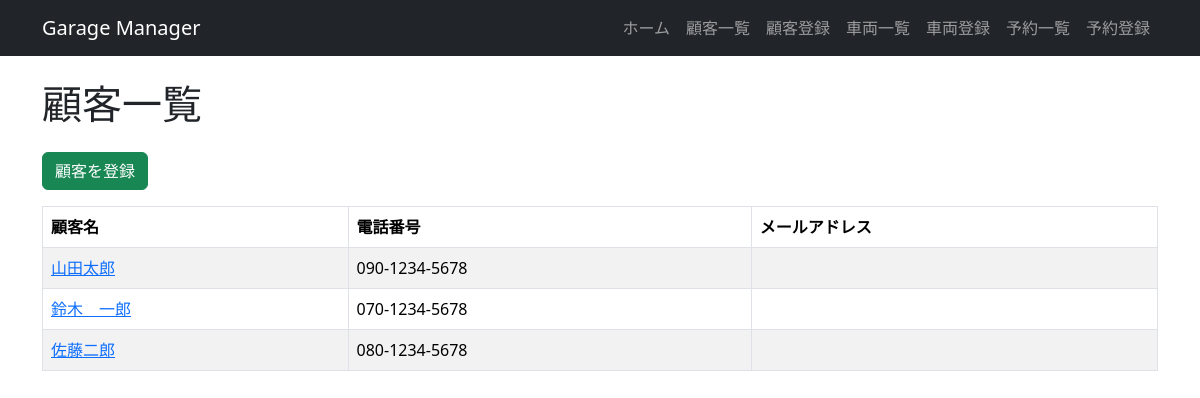
The app's page /customers/ with its own data.
### garage/models.py (models this page shows, shortened)
class Customer(models.Model):
    name = models.CharField('顧客名', max_length=100)
    phone = models.CharField('電話番号', max_length=20)
    email = models.EmailField('メールアドレス', blank=True)
    address = models.CharField('住所', max_length=255, blank=True)
    note = models.TextField('メモ', blank=True, null=True)
    created_at = models.DateTimeField('作成日時', auto_now_add=True)
    updated_at = models.DateTimeField('更新日時', auto_now=True)

### garage/views.py (the view)
# urls.py: path('customers/', views.customer_list, name='customer_list'),
def customer_list(request):
    customers = Customer.objects.all()
    context = {
        'customers': customers,
    }
    return render(request, 'garage/customer_list.html', context)

### garage/templates/garage/customer_list.html (shortened to what this page needs)
{% extends 'base.html' %}
{% block content %}
    <h1 class="mb-4">顧客一覧</h1>
    <a href="{% url 'customer_create' %}" class="btn btn-success mb-3">
        顧客を登録
    </a>
    {% if customers %}
        <table class="table table-bordered table-striped">
            <thead>
                <tr>
                    <th>顧客名</th>
                    <th>電話番号</th>
                    <th>メールアドレス</th>
                </tr>
            </thead>
            <tbody>
                {% for customer in customers %}
                    <tr>
                        <td>
                            <a href="{% url 'customer_detail' customer.pk %}">
                                {{ customer.name }}
                            </a>
                        </td>
                        <td>{{ customer.phone }}</td>
                        <td>{{ customer.email }}</td>
                    </tr>
                {% endfor %}
            </tbody>
        </table>
    {% else %}
        <p>顧客がまだ登録されていません。</p>
    {% endif %}
{% endblock %}

### records on screen
Customer: name "山田太郎", phone "090-1234-5678"
Customer: name "鈴木 一郎", phone "070-1234-5678"
Customer: name "佐藤二郎", phone "080-1234-5678"
